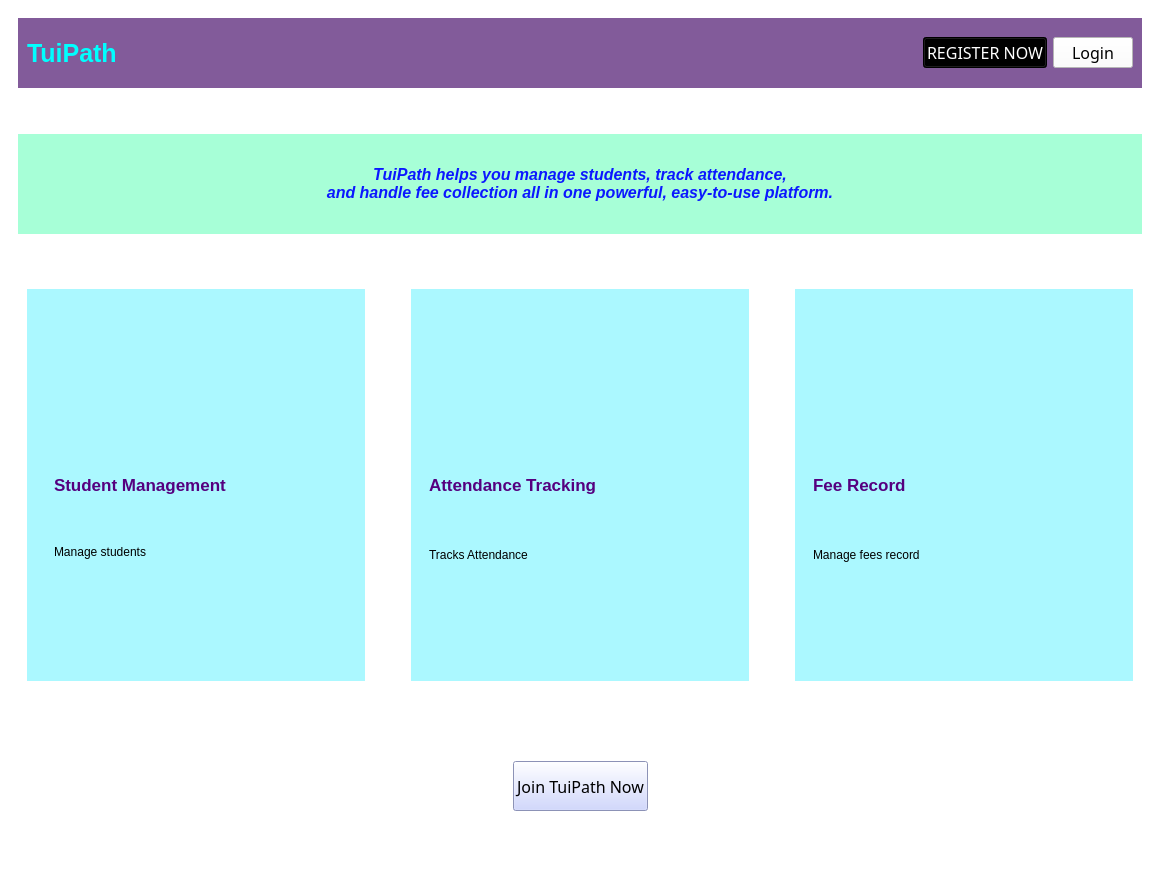
<?xml version="1.0" encoding="UTF-8"?>
<ui version="4.0">
 <class>MainWindow</class>
 <widget class="QMainWindow" name="MainWindow">
  <property name="geometry">
   <rect>
    <x>0</x>
    <y>0</y>
    <width>1160</width>
    <height>894</height>
   </rect>
  </property>
  <property name="windowTitle">
   <string>MainWindow</string>
  </property>
  <property name="layoutDirection">
   <enum>Qt::LayoutDirection::LeftToRight</enum>
  </property>
  <property name="styleSheet">
   <string notr="true">background-color: rgb(255, 255, 255);</string>
  </property>
  <widget class="QWidget" name="centralwidget">
   <layout class="QVBoxLayout" name="verticalLayout">
    <item>
     <widget class="QFrame" name="frame_2">
      <property name="minimumSize">
       <size>
        <width>800</width>
        <height>600</height>
       </size>
      </property>
      <property name="styleSheet">
       <string notr="true">QFrame{
    background: transparent;
    border: none;
}</string>
      </property>
      <layout class="QVBoxLayout" name="verticalLayout_5">
       <item>
        <widget class="QFrame" name="HEADERFRAME">
         <property name="sizePolicy">
          <sizepolicy hsizetype="Preferred" vsizetype="Fixed">
           <horstretch>0</horstretch>
           <verstretch>0</verstretch>
          </sizepolicy>
         </property>
         <property name="minimumSize">
          <size>
           <width>0</width>
           <height>70</height>
          </size>
         </property>
         <property name="styleSheet">
          <string notr="true">background-color: #6A1B9A;
background-color: rgb(130, 91, 154);</string>
         </property>
         <property name="frameShape">
          <enum>QFrame::Shape::StyledPanel</enum>
         </property>
         <property name="frameShadow">
          <enum>QFrame::Shadow::Raised</enum>
         </property>
         <layout class="QHBoxLayout" name="horizontalLayout">
          <item>
           <widget class="QLabel" name="label">
            <property name="font">
             <font>
              <pointsize>19</pointsize>
              <bold>true</bold>
             </font>
            </property>
            <property name="styleSheet">
             <string notr="true">color: rgb(0, 0, 0);
color: rgb(0, 255, 255);</string>
            </property>
            <property name="text">
             <string>TuiPath</string>
            </property>
           </widget>
          </item>
          <item>
           <spacer name="horizontalSpacer">
            <property name="orientation">
             <enum>Qt::Orientation::Horizontal</enum>
            </property>
            <property name="sizeHint" stdset="0">
             <size>
              <width>40</width>
              <height>20</height>
             </size>
            </property>
           </spacer>
          </item>
          <item>
           <widget class="QPushButton" name="register1pushButton">
            <property name="font">
             <font>
              <family>Algerian</family>
              <pointsize>12</pointsize>
              <underline>false</underline>
             </font>
            </property>
            <property name="styleSheet">
             <string notr="true">color: rgb(255, 255, 255);
background-color: rgb(0, 0, 0);</string>
            </property>
            <property name="text">
             <string>REGISTER NOW</string>
            </property>
           </widget>
          </item>
          <item>
           <widget class="QPushButton" name="login1pushButton">
            <property name="font">
             <font>
              <family>Algerian</family>
              <pointsize>12</pointsize>
              <underline>false</underline>
             </font>
            </property>
            <property name="styleSheet">
             <string notr="true">color: rgb(0, 0, 0);

background-color: rgb(255, 255, 255);</string>
            </property>
            <property name="text">
             <string>Login</string>
            </property>
           </widget>
          </item>
         </layout>
        </widget>
       </item>
       <item>
        <spacer name="verticalSpacer">
         <property name="orientation">
          <enum>Qt::Orientation::Vertical</enum>
         </property>
         <property name="sizeType">
          <enum>QSizePolicy::Policy::Fixed</enum>
         </property>
         <property name="sizeHint" stdset="0">
          <size>
           <width>20</width>
           <height>40</height>
          </size>
         </property>
        </spacer>
       </item>
       <item>
        <widget class="QLabel" name="label_11">
         <property name="sizePolicy">
          <sizepolicy hsizetype="Preferred" vsizetype="Fixed">
           <horstretch>0</horstretch>
           <verstretch>0</verstretch>
          </sizepolicy>
         </property>
         <property name="minimumSize">
          <size>
           <width>0</width>
           <height>100</height>
          </size>
         </property>
         <property name="styleSheet">
          <string notr="true">color: rgb(11, 23, 255);
background-color: rgb(167, 255, 215);</string>
         </property>
         <property name="text">
          <string>&lt;html&gt;&lt;head/&gt;&lt;body&gt;&lt;p&gt;&lt;span style=&quot; font-size:12pt; font-weight:700; font-style:italic;&quot;&gt;TuiPath helps you manage students, track attendance,&lt;br/&gt;and handle fee collection all in one powerful, easy-to-use platform.&lt;/span&gt;&lt;/p&gt;&lt;/body&gt;&lt;/html&gt;</string>
         </property>
         <property name="alignment">
          <set>Qt::AlignmentFlag::AlignCenter</set>
         </property>
        </widget>
       </item>
       <item>
        <spacer name="verticalSpacer_2">
         <property name="orientation">
          <enum>Qt::Orientation::Vertical</enum>
         </property>
         <property name="sizeType">
          <enum>QSizePolicy::Policy::Fixed</enum>
         </property>
         <property name="sizeHint" stdset="0">
          <size>
           <width>20</width>
           <height>40</height>
          </size>
         </property>
        </spacer>
       </item>
       <item>
        <widget class="QWidget" name="benefits_mainwindow" native="true">
         <layout class="QHBoxLayout" name="horizontalLayout_2">
          <item>
           <widget class="QWidget" name="widget_9" native="true">
            <property name="styleSheet">
             <string notr="true">background-color: rgb(171, 248, 255);
border radius: 100px;</string>
            </property>
            <layout class="QVBoxLayout" name="verticalLayout_2">
             <item>
              <widget class="QWidget" name="widget_10" native="true">
               <property name="styleSheet">
                <string notr="true">background-color: rgb(171, 248, 255);</string>
               </property>
               <layout class="QVBoxLayout" name="verticalLayout_10">
                <item>
                 <widget class="QWidget" name="widget_6" native="true">
                  <property name="styleSheet">
                   <string notr="true">background-color: rgb(171, 248, 255);</string>
                  </property>
                  <layout class="QVBoxLayout" name="verticalLayout_8">
                   <item>
                    <widget class="QLabel" name="label_8">
                     <property name="styleSheet">
                      <string notr="true">
image: url(:/images/reading-book.png);</string>
                     </property>
                     <property name="text">
                      <string/>
                     </property>
                    </widget>
                   </item>
                   <item>
                    <widget class="QLabel" name="label_9">
                     <property name="font">
                      <font>
                       <pointsize>13</pointsize>
                       <bold>true</bold>
                      </font>
                     </property>
                     <property name="styleSheet">
                      <string notr="true">color: rgb(85, 0, 127);</string>
                     </property>
                     <property name="text">
                      <string>Student Management</string>
                     </property>
                    </widget>
                   </item>
                   <item>
                    <widget class="QLabel" name="label_10">
                     <property name="styleSheet">
                      <string notr="true">color: rgb(0, 0, 0);</string>
                     </property>
                     <property name="text">
                      <string>Manage students</string>
                     </property>
                     <property name="alignment">
                      <set>Qt::AlignmentFlag::AlignLeading|Qt::AlignmentFlag::AlignLeft|Qt::AlignmentFlag::AlignTop</set>
                     </property>
                    </widget>
                   </item>
                  </layout>
                 </widget>
                </item>
               </layout>
              </widget>
             </item>
            </layout>
           </widget>
          </item>
          <item>
           <spacer name="horizontalSpacer_2">
            <property name="orientation">
             <enum>Qt::Orientation::Horizontal</enum>
            </property>
            <property name="sizeType">
             <enum>QSizePolicy::Policy::Fixed</enum>
            </property>
            <property name="sizeHint" stdset="0">
             <size>
              <width>40</width>
              <height>20</height>
             </size>
            </property>
           </spacer>
          </item>
          <item>
           <widget class="QWidget" name="widget_3" native="true">
            <property name="styleSheet">
             <string notr="true">background-color: rgb(171, 248, 255);
border-radius: 100 px;</string>
            </property>
            <layout class="QVBoxLayout" name="verticalLayout_3">
             <item>
              <widget class="QWidget" name="widget_4" native="true">
               <property name="styleSheet">
                <string notr="true">background-color: rgb(171, 248, 255);</string>
               </property>
               <layout class="QVBoxLayout" name="verticalLayout_6">
                <item>
                 <widget class="QLabel" name="label_2">
                  <property name="styleSheet">
                   <string notr="true">image: url(:/images/attendance.png);</string>
                  </property>
                  <property name="text">
                   <string/>
                  </property>
                 </widget>
                </item>
                <item>
                 <widget class="QLabel" name="label_3">
                  <property name="font">
                   <font>
                    <pointsize>13</pointsize>
                    <bold>true</bold>
                   </font>
                  </property>
                  <property name="styleSheet">
                   <string notr="true">color: rgb(85, 0, 127);</string>
                  </property>
                  <property name="text">
                   <string>Attendance Tracking</string>
                  </property>
                 </widget>
                </item>
                <item>
                 <widget class="QLabel" name="label_4">
                  <property name="styleSheet">
                   <string notr="true">color: rgb(0, 0, 0);</string>
                  </property>
                  <property name="text">
                   <string>Tracks Attendance</string>
                  </property>
                  <property name="alignment">
                   <set>Qt::AlignmentFlag::AlignLeading|Qt::AlignmentFlag::AlignLeft|Qt::AlignmentFlag::AlignTop</set>
                  </property>
                 </widget>
                </item>
               </layout>
              </widget>
             </item>
            </layout>
           </widget>
          </item>
          <item>
           <spacer name="horizontalSpacer_3">
            <property name="orientation">
             <enum>Qt::Orientation::Horizontal</enum>
            </property>
            <property name="sizeType">
             <enum>QSizePolicy::Policy::Fixed</enum>
            </property>
            <property name="sizeHint" stdset="0">
             <size>
              <width>40</width>
              <height>20</height>
             </size>
            </property>
           </spacer>
          </item>
          <item>
           <widget class="QWidget" name="widget_7" native="true">
            <property name="styleSheet">
             <string notr="true">background-color: rgb(171, 248, 255);
border radius: 100px;</string>
            </property>
            <layout class="QVBoxLayout" name="verticalLayout_4">
             <item>
              <widget class="QWidget" name="widget_5" native="true">
               <property name="styleSheet">
                <string notr="true">background-color: rgb(171, 248, 255);</string>
               </property>
               <layout class="QVBoxLayout" name="verticalLayout_7">
                <item>
                 <widget class="QLabel" name="label_5">
                  <property name="styleSheet">
                   <string notr="true">image:url(:/images/hand.png)</string>
                  </property>
                  <property name="text">
                   <string/>
                  </property>
                 </widget>
                </item>
                <item>
                 <widget class="QLabel" name="label_6">
                  <property name="font">
                   <font>
                    <pointsize>13</pointsize>
                    <bold>true</bold>
                   </font>
                  </property>
                  <property name="styleSheet">
                   <string notr="true">color: rgb(85, 0, 127);</string>
                  </property>
                  <property name="text">
                   <string>Fee Record</string>
                  </property>
                 </widget>
                </item>
                <item>
                 <widget class="QLabel" name="label_7">
                  <property name="styleSheet">
                   <string notr="true">color: rgb(0, 0, 0);</string>
                  </property>
                  <property name="text">
                   <string>Manage fees record</string>
                  </property>
                  <property name="alignment">
                   <set>Qt::AlignmentFlag::AlignLeading|Qt::AlignmentFlag::AlignLeft|Qt::AlignmentFlag::AlignTop</set>
                  </property>
                 </widget>
                </item>
               </layout>
              </widget>
             </item>
            </layout>
           </widget>
          </item>
         </layout>
        </widget>
       </item>
       <item>
        <widget class="QFrame" name="frame">
         <property name="maximumSize">
          <size>
           <width>16777215</width>
           <height>180</height>
          </size>
         </property>
         <property name="frameShape">
          <enum>QFrame::Shape::StyledPanel</enum>
         </property>
         <property name="frameShadow">
          <enum>QFrame::Shadow::Raised</enum>
         </property>
         <layout class="QHBoxLayout" name="horizontalLayout_3">
          <item>
           <spacer name="horizontalSpacer_5">
            <property name="orientation">
             <enum>Qt::Orientation::Horizontal</enum>
            </property>
            <property name="sizeHint" stdset="0">
             <size>
              <width>441</width>
              <height>20</height>
             </size>
            </property>
           </spacer>
          </item>
          <item>
           <widget class="QPushButton" name="register1pushButton_2">
            <property name="sizePolicy">
             <sizepolicy hsizetype="Minimum" vsizetype="Fixed">
              <horstretch>0</horstretch>
              <verstretch>0</verstretch>
             </sizepolicy>
            </property>
            <property name="minimumSize">
             <size>
              <width>0</width>
              <height>50</height>
             </size>
            </property>
            <property name="font">
             <font>
              <family>Algerian</family>
              <pointsize>12</pointsize>
              <underline>false</underline>
             </font>
            </property>
            <property name="styleSheet">
             <string notr="true">background-color: rgb(196, 204, 255);
color: rgb(0, 0, 0);</string>
            </property>
            <property name="text">
             <string>Join TuiPath Now</string>
            </property>
           </widget>
          </item>
          <item>
           <spacer name="horizontalSpacer_6">
            <property name="orientation">
             <enum>Qt::Orientation::Horizontal</enum>
            </property>
            <property name="sizeHint" stdset="0">
             <size>
              <width>441</width>
              <height>20</height>
             </size>
            </property>
           </spacer>
          </item>
         </layout>
        </widget>
       </item>
      </layout>
     </widget>
    </item>
   </layout>
  </widget>
 </widget>
 <resources/>
 <connections/>
</ui>
